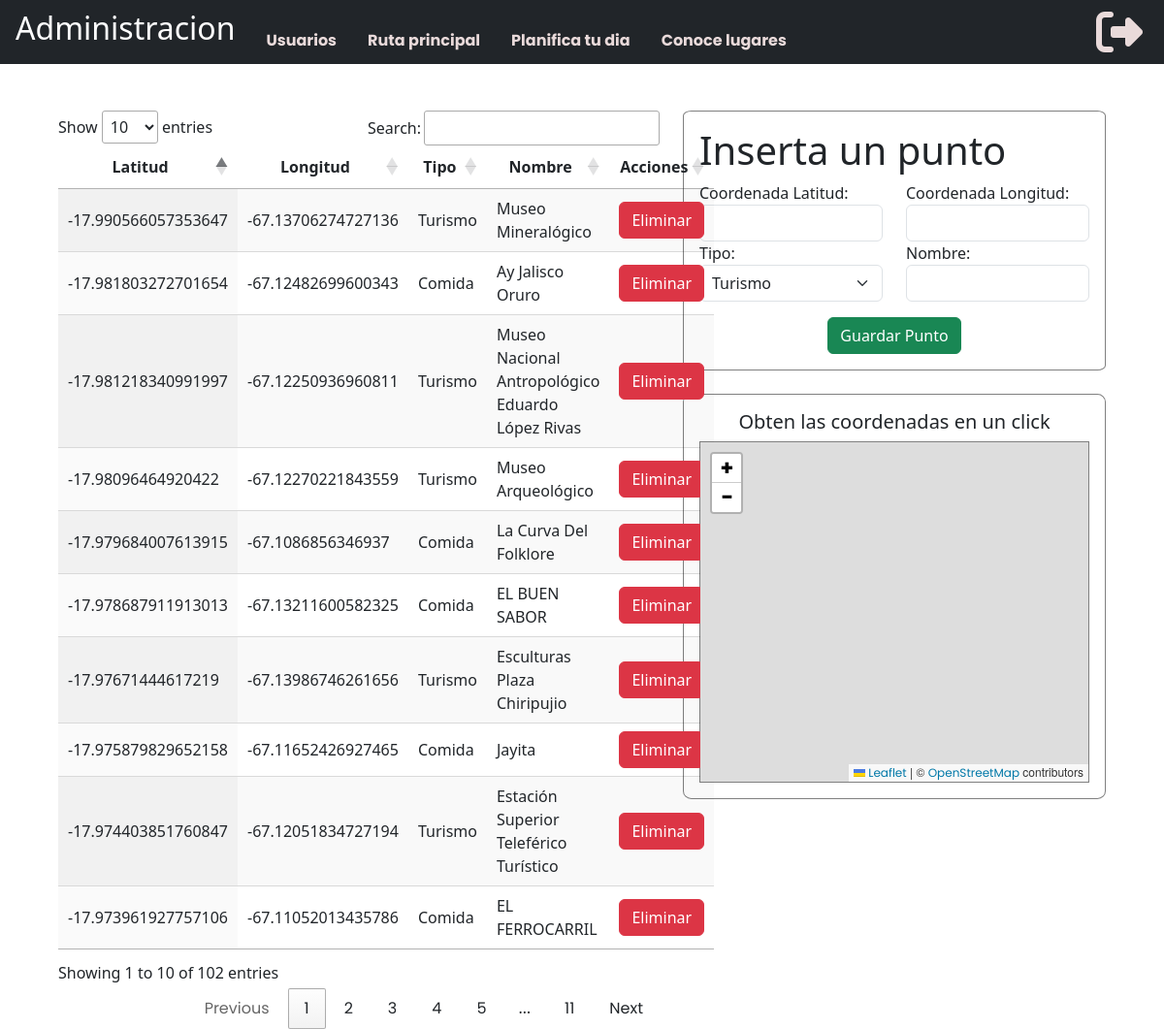
The page /planifica_admin/ (signed in) on the database as committed earlier.
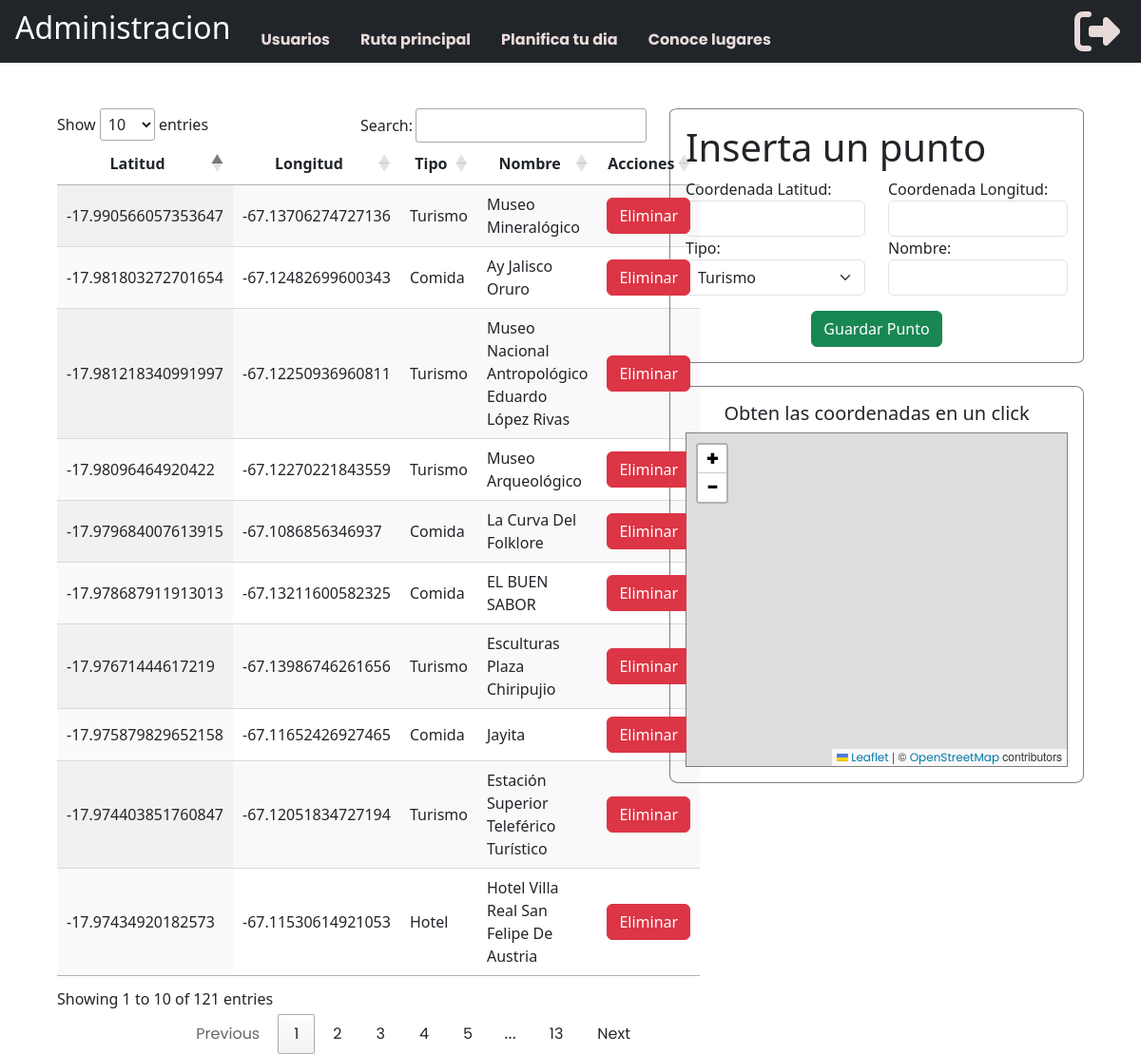
The same page on the database as committed later.
### myapp/models.py (models this page shows, shortened)
class punto_planifica(models.Model):
    coord_lat = models.FloatField()
    coord_lng = models.FloatField()
    titulo = models.CharField(max_length=255)
    name = models.CharField(max_length=255)

### myapp/views.py (the view)
# urls.py: path("planifica_admin/", views.planifica_admin, name="planifica_admin"),
@login_required
def planifica_admin(request):
    if request.method == "POST":
        coord_lat = request.POST.get("coord_lat")
        coord_lng = request.POST.get("coord_lng")
        titulo = request.POST.get("titulo")
        nombre = request.POST.get("nombre")
        punto = punto_planifica.objects.create(
            coord_lat=coord_lat,
            coord_lng=coord_lng,
            titulo=titulo,
            name=nombre,
        )
        puntos = punto_planifica.objects.all()
        return render(request, "admin/planifica_admin.html", {"puntos": puntos})
    else:
        puntos = punto_planifica.objects.all()
        return render(request, "admin/planifica_admin.html", {"puntos": puntos})

### myapp/templates/admin/planifica_admin.html (shortened to what this page needs)
{% extends 'admin/administrador.html' %} {% block content %}
{% load static %}
<div>
    <div class="m-5 row">
        <div class="col-7">
            <table id="planificaTable" class="display">
                <thead>
                    <tr>
                        <th class="text-center">Latitud</th>
                        <th class="text-center">Longitud</th>
                        <th class="text-center">Tipo</th>
                        <th class="text-center">Nombre</th>
                        <th class="text-center">Acciones</th>
                    </tr>
                </thead>
                <tbody>
                    {% for punto in puntos %}
                    <tr>
                        <td>{{ punto.coord_lat }}</td>
                        <td>{{ punto.coord_lng }}</td>
                        <td>{{ punto.titulo }}</td>
                        <td>{{ punto.name }}</td>
                        <td class="text-center">
                            <button class="borrar-planifica btn btn-danger" data-id="{{ punto.id }}">Eliminar</button>
                        </td>
                    </tr>
                    {% endfor %}
                </tbody>
            </table>
        </div>
        <div class="col-5">
            <div class="container p-3" style="border: solid gray 1px; border-radius: 2%;">
                <h1>Inserta un punto</h1>
                <form method="post">
                    <div class="row">
                        <div class="col-6">
                            <label for="id_coord_lat_pla">Coordenada Latitud:</label>
                            <input type="text" class="form-control" id="id_coord_lat_pla" name="coord_lat" required>
                        </div>
                        <div class="col-6">
                            <label for="id_coord_lng_pla">Coordenada Longitud:</label>
                            <input type="text" class="form-control" id="id_coord_lng_pla" name="coord_lng" required>
                        </div>
                    </div>
                    <div class="row">
                        <div class="col-6">
                            <label for="id_titulo">Tipo:</label>
                            <select class="form-select" aria-label="Seleccionar opción" id="id_titulo_ini" name="titulo"
                                required>
                                <option selected value="Turismo">Turismo</option>
                            </select>
                        </div>
                        <div class="col-6">
                            <label for="id_nombre">Nombre:</label>
                            <input type="text" class="form-control" id="id_nombre" name="nombre" required>
                        </div>
                    </div>
                    <div class="mt-3 text-center">
                        <button class="btn btn-success" type="submit">Guardar Punto</button>
                    </div>
                </form>
            </div>
            <div class="container mt-4 p-3 text-center" style="border: solid gray 1px; border-radius: 2%;">
                <h5>Obten las coordenadas en un click</h5>
                <div id="content" style="border: solid 1px gray;">
                    <div style="height: 350px; cursor: context-menu;" id="map_admin2"></div>
                </div>
            </div>
        </div>
    </div>
</div>
{% endblock %}

### myapp/templates/admin/administrador.html (shortened to what this page needs)
{% load static %}
<!DOCTYPE html>
<html lang="en">
<head>
    <link rel="stylesheet" href="{% static '/css/styles.css' %}">
    <link rel="stylesheet" href="{% static '/css/styles2.css' %}">
    <link rel="stylesheet" href="{% static '/css/styles3.css' %}">
    <link rel="stylesheet" href="https://cdn.jsdelivr.net/npm/bootstrap@5.3.2/dist/css/bootstrap.min.css">
    <link rel="stylesheet" href="https://cdnjs.cloudflare.com/ajax/libs/font-awesome/4.7.0/css/font-awesome.min.css">
    <link rel="stylesheet" href="https://cdnjs.cloudflare.com/ajax/libs/font-awesome/5.15.4/css/all.min.css">
    <link rel="stylesheet" href="https://unpkg.com/leaflet@1.9.4/dist/leaflet.css"
 />
    <link rel="stylesheet" href="https://cdnjs.cloudflare.com/ajax/libs/leaflet-minimap/3.6.0/Control.MiniMap.min.css">
    <link rel="stylesheet" href="https://unpkg.com/leaflet-routing-machine@3.2.12/dist/leaflet-routing-machine.css" />
    <link rel="stylesheet" href="https://cdn.datatables.net/2.0.8/css/dataTables.dataTables.min.css">
    <link rel="stylesheet" type="text/css" href="https://cdn.datatables.net/1.11.5/css/jquery.dataTables.css">
</head>
<body>
    <header>
        <nav class="navbar navbar-expand-lg bg-dark" style="justify-content:space-around;">
            <div class="container-fluid mx-1">
                <h2 class="text-white">Administracion</h2>
                <div class="collapse navbar-collapse" id="navbarSupportedContent">
                    <ul class="navbar-nav mx-3">
                        <li class=" nav-item mx-3 mt-3 text-white">
                            <a class="fontbolnav" href="/usuarios_admin"><b>Usuarios</b></a>
                        </li>
                        <li class=" nav-item mx-3 mt-3 text-white">
                            <a class="fontbolnav" href="/inicio_admin"><b>Ruta principal</b></a>
                        </li>
                        <li class=" nav-item mx-3 mt-3 text-white">
                            <a class="fontbolnav" href="/planifica_admin/"><b>Planifica tu dia</b></a>
                        </li>
                        <li class=" nav-item mx-3 mt-3 text-white">
                            <a class="fontbolnav" href="/conoce_admin/"><b>Conoce lugares</b></a>
                        </li>
                    </ul>
                    <ul class="navbar-nav ms-auto">
                        {% if user.is_authenticated %}
                        <form action="{% url 'logout' %}" method="post">
                            <button type="submit" style="border: 0px; background-color: rgba(255, 245, 238, 0);">
                                <i class="fontbolnav fa fa-sign-out fa-3x" aria-hidden="true"></i>
                            </button>
                        </form>
                        {% endif %}
                    </ul>
                </div>
            </div>
        </nav>
    </header>
    {% block content %} {% endblock %}
</body>
</html>

### myapp/static/css/styles.css (style rules this page uses)
html, body { height: 100%; margin: 0; padding: 0; }
body { background-size: cover; background-position: center; }
.fontbolnav { text-decoration: none; font-family: system-ui; color: rgb(233, 218, 218); }
body { font-family: "Poppins", sans-serif; background: #fafafa; }
a, a:hover, a:focus { font-family: "Poppins", sans-serif !important; color: inherit; text-decoration: none; transition: all 0.3s; }
#content { width: 100%; transition: all 0.3s; }

### myapp/static/css/styles2.css (style rules this page uses)
nav { background-image: url('images/tarjetas.png'); }
h2 { font-size: 15px; }

### myapp/static/css/styles3.css (style rules this page uses)
option { background-color: #1c0015; font: condensed 70% sans-serif; color: white; }

Rows that differ between the two databases and show on the page:
no longer on this page (row unchanged): punto_planifica: coord_lat "-17.973961927757106", coord_lng "-67.11052013435786", titulo "Comida", name "EL FERROCARRIL"
added punto_planifica: coord_lat "-17.97434920182573", coord_lng "-67.11530614921053", titulo "Hotel", name "Hotel Villa Real San Felipe De Austria"
Other text that changed with them:
text written by a page script: "Show entries Search: Showing 1 to 10 of 102 entries Previous 1 2 3 4 5 … 11 Next" → "Show entries Search: Showing 1 to 10 of 121 entries Previous 1 2 3 4 5 … 13 Next"
